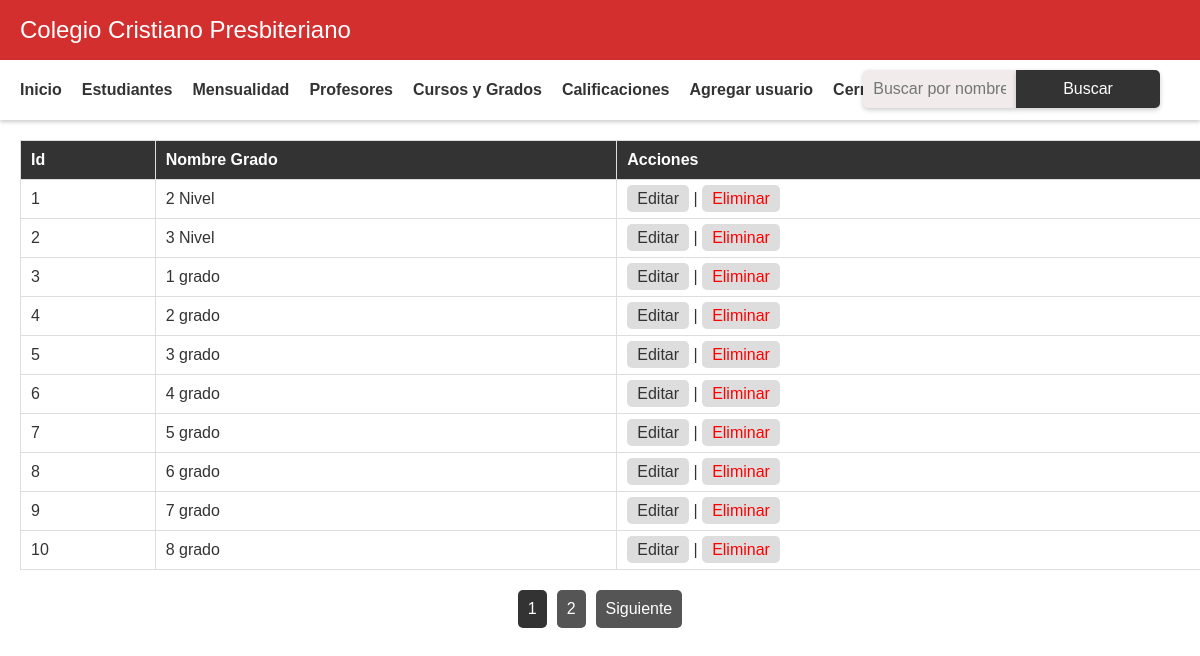
The app's page /code/view/admin/view_grados.php (signed in), older data.
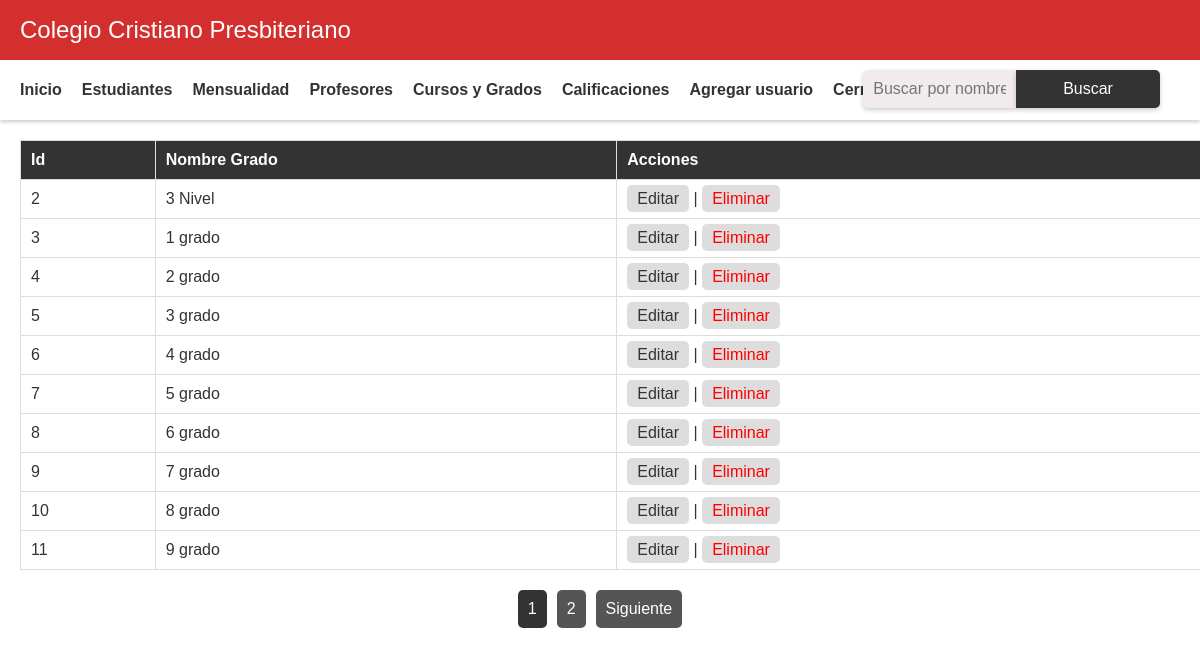
The same page, newer data.
### tables this page shows
CREATE TABLE `grados` (
  `id_grado` int NOT NULL,
  `nombre_grado` varchar(50) NOT NULL
);

### code/view/admin/view_grados.php (the view, shortened to what this page needs)
<?php
include("header.php");
include "../../conexion.php";
$pagina = isset($_GET['pagina']) ? $_GET['pagina'] : 1;
$resultados_por_pagina = 10;
$desplazamiento = ($pagina - 1) * $resultados_por_pagina;
$consulta = "SELECT * FROM grados";
$consulta .= " LIMIT $desplazamiento, $resultados_por_pagina";
$resultado = mysqli_query($conexion, $consulta);
$total_resultados = mysqli_num_rows(mysqli_query($conexion, "SELECT * FROM grados"));
$total_paginas = ceil($total_resultados / $resultados_por_pagina);
?>
<div class="search-form">
  <form action="" method="GET">
    <input type="text" name="buscar" placeholder="Buscar por nombre">
    <button type="submit">Buscar</button>
  </form>
</div>
<table>
  <tr>
  <th>Id</th>
    <th>Nombre Grado</th>
    <th>Acciones</th>
  </tr>
  <?php while ($fila = mysqli_fetch_assoc($resultado)) { ?>
    <tr>
       <td><?php echo $fila['id_grado']; ?></td>
      <td><?php echo $fila['nombre_grado']; ?></td>
      <td>
      <a href="editar_grado.php?id=<?php echo $fila['id_grado']; ?>">Editar</a> |
        <a href="eliminar_grado.php?id=<?php echo $fila['id_grado']; ?>" class="delete-link" onclick="return confirm('¿Estás seguro de que deseas eliminar este grado?')">Eliminar</a>
      </td>
    </tr>
  <?php } ?>
</table>
<div class="pagination">
  <?php for ($i = 1; $i <= $total_paginas; $i++) { ?>
    <a href="?pagina=<?php echo $i; ?>" <?php if ($i === $pagina) echo 'class="active"'; ?>><?php echo $i; ?></a>
  <?php } ?>
  <?php if ($pagina < $total_paginas) { ?>
    <a href="?pagina=<?php echo ($pagina + 1); ?>">Siguiente</a>
  <?php } ?>
</div>

Row changes from the older to the newer data that the page shows:
removed grados: id_grado "1", nombre_grado "2 Nivel"
now on this page (row unchanged): grados: id_grado "11", nombre_grado "9 grado"
